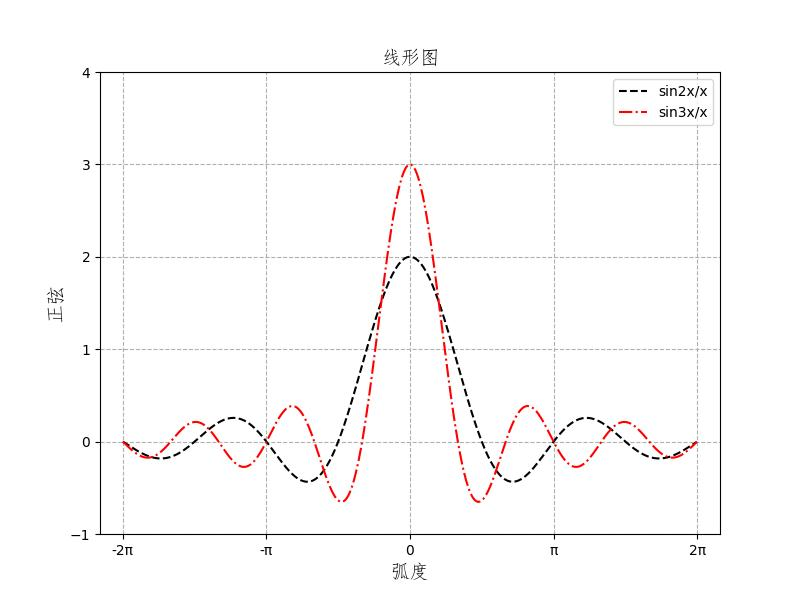

Write Python code to recreate this figure.
#!/usr/bin/env python3
# -*- coding: utf-8 -*-
# @Time: 2025/6/26 10:33
# @Author: ms169
import numpy as np
import matplotlib.pyplot as plt

x = np.arange(-2 * np.pi, 2 * np.pi, 0.01)

y1 = np.sin(2 * x) / x
y2 = np.sin(3 * x) / x

plt.figure(figsize=(8, 6))
plt.plot(x, y1, "k--", label='sin2x/x')
plt.plot(x, y2, "r-.", label='sin3x/x')

# 设置坐标轴范围
plt.xlim(-2 * np.pi - 0.5, 2 * np.pi + 0.5)
plt.ylim(-1, 4)

# 设置x轴的刻度值
plt.xticks([-2 * np.pi, -np.pi, 0, np.pi, 2 * np.pi], ["-2π", "-π", "0", "π", "2π"])

# 设置x轴label
plt.xlabel("弧度", fontproperties="FangSong", fontsize=14)
plt.ylabel("正弦", fontproperties="FangSong", fontsize=14)
plt.title("线形图", fontproperties="FangSong", fontsize=14)

plt.legend()
plt.grid(linestyle="--")
plt.savefig("8-1.jpg")
plt.show()
